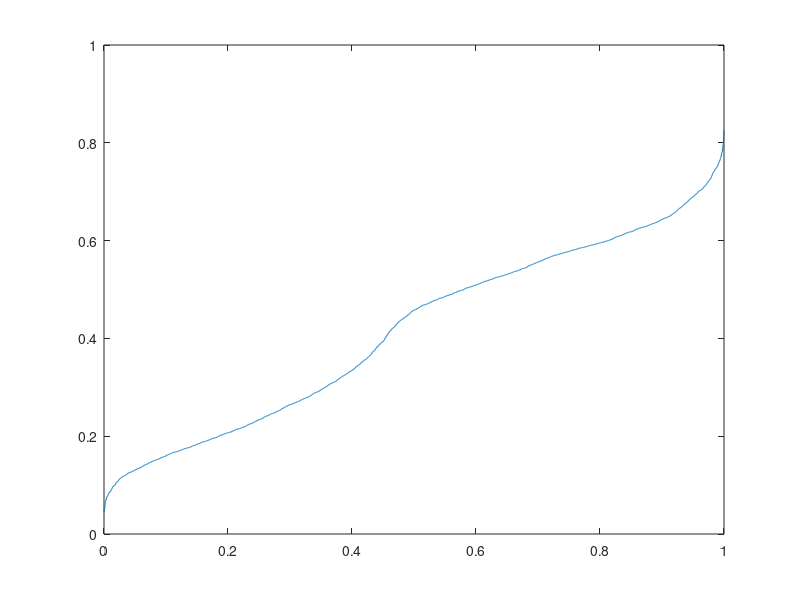

The MATLAB script that drew this image:
%Teste RBF

load fisheriris.mat
X = meas;
Y = zeros(length(species),1);


Y(strcmp(species,'setosa')) = 1;
Y(strcmp(species,'versicolor')) = 2;
Y(strcmp(species,'virginica')) = 3;
[m n] = size(X);

nClasses = 3;



%Normalização
mini = min(X);
Xn = X - repmat(mini,[m,1]);
maxi = max(Xn);
Xn = Xn ./  repmat(maxi,[m,1]);


D = pdist(Xn);
D = squareform(D);


for c=1:nClasses
    Yl = ones(m,1);
    Yl (Y~=c) = 0;
    
    nPos = sum(Yl==1);
    
    subMD = D(find(Yl),find(~Yl)) / sqrt(n);
    
    
    subMD = sort(subMD(:));
    N = (m-nPos) * nPos;
    plot(linspace(0,1,N),subMD);
    
end





